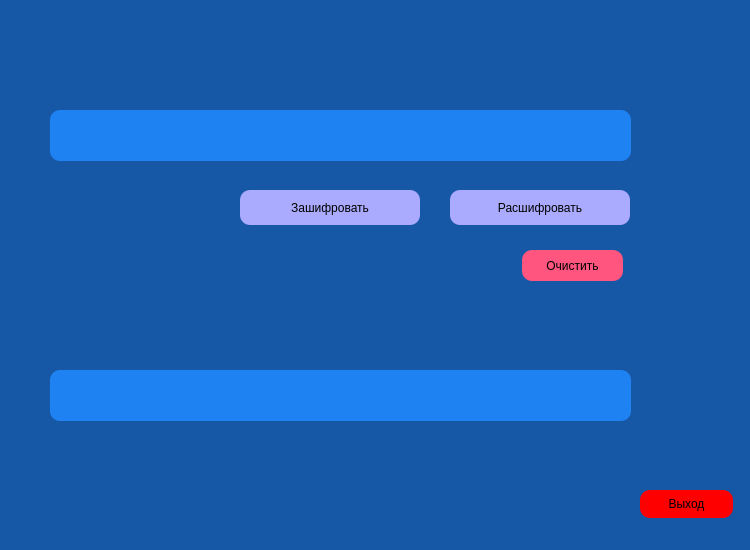
<?xml version="1.0" encoding="UTF-8"?>
<ui version="4.0">
 <class>Dialog</class>
 <widget class="QDialog" name="Dialog">
  <property name="geometry">
   <rect>
    <x>0</x>
    <y>0</y>
    <width>750</width>
    <height>550</height>
   </rect>
  </property>
  <property name="windowTitle">
   <string>Dialog</string>
  </property>
  <property name="styleSheet">
   <string notr="true">background-color: rgb(22, 87, 166);

border-radius: 10px;</string>
  </property>
  <widget class="QLineEdit" name="lineEdit_2">
   <property name="geometry">
    <rect>
     <x>50</x>
     <y>370</y>
     <width>581</width>
     <height>51</height>
    </rect>
   </property>
   <property name="font">
    <font>
     <pointsize>10</pointsize>
    </font>
   </property>
   <property name="styleSheet">
    <string notr="true">background-color: rgb(31, 130, 243);
padding-left: 8px;</string>
   </property>
  </widget>
  <widget class="QPushButton" name="pushButton">
   <property name="geometry">
    <rect>
     <x>240</x>
     <y>190</y>
     <width>180</width>
     <height>35</height>
    </rect>
   </property>
   <property name="font">
    <font>
     <pointsize>9</pointsize>
    </font>
   </property>
   <property name="cursor">
    <cursorShape>PointingHandCursor</cursorShape>
   </property>
   <property name="styleSheet">
    <string notr="true">background-color: rgb(170, 170, 255);</string>
   </property>
   <property name="text">
    <string>Зашифровать</string>
   </property>
  </widget>
  <widget class="QPushButton" name="pushButton_2">
   <property name="geometry">
    <rect>
     <x>450</x>
     <y>190</y>
     <width>180</width>
     <height>35</height>
    </rect>
   </property>
   <property name="font">
    <font>
     <pointsize>9</pointsize>
    </font>
   </property>
   <property name="cursor">
    <cursorShape>PointingHandCursor</cursorShape>
   </property>
   <property name="styleSheet">
    <string notr="true">background-color: rgb(170, 170, 255);</string>
   </property>
   <property name="text">
    <string>Расшифровать</string>
   </property>
  </widget>
  <widget class="QLineEdit" name="lineEdit">
   <property name="geometry">
    <rect>
     <x>50</x>
     <y>110</y>
     <width>581</width>
     <height>51</height>
    </rect>
   </property>
   <property name="font">
    <font>
     <pointsize>10</pointsize>
    </font>
   </property>
   <property name="styleSheet">
    <string notr="true">background-color: rgb(31, 130, 243);
padding-left: 8px;</string>
   </property>
  </widget>
  <widget class="QPushButton" name="pushButton_3">
   <property name="geometry">
    <rect>
     <x>640</x>
     <y>490</y>
     <width>93</width>
     <height>28</height>
    </rect>
   </property>
   <property name="font">
    <font>
     <pointsize>9</pointsize>
    </font>
   </property>
   <property name="cursor">
    <cursorShape>PointingHandCursor</cursorShape>
   </property>
   <property name="styleSheet">
    <string notr="true">background-color: rgb(255, 0, 0);</string>
   </property>
   <property name="text">
    <string>Выход</string>
   </property>
  </widget>
  <widget class="QPushButton" name="pushButton_4">
   <property name="geometry">
    <rect>
     <x>522</x>
     <y>250</y>
     <width>101</width>
     <height>31</height>
    </rect>
   </property>
   <property name="font">
    <font>
     <pointsize>9</pointsize>
    </font>
   </property>
   <property name="cursor">
    <cursorShape>PointingHandCursor</cursorShape>
   </property>
   <property name="styleSheet">
    <string notr="true">background-color: rgb(255, 85, 127);</string>
   </property>
   <property name="text">
    <string>Очистить</string>
   </property>
  </widget>
 </widget>
 <resources>
  <include location="../../../../../res.qrc"/>
 </resources>
 <connections/>
</ui>
